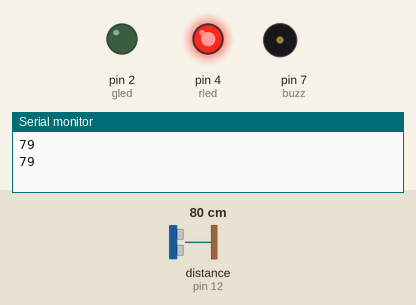
Recording of a sketch running on a simulated Arduino Uno, built with avr-gcc and run on an emulated ATmega328P. Shown: output pins drawn as LEDs (lit = HIGH), buzzer (waves = sounding), the last lines printed to the serial monitor. Wiring (inferred from the names in the program): ultrasonic range finder: trigger pin 13; echo pin 12. The inputs (shaded band) are chosen by the test bench; at power-on: distance to the obstacle (sensor on pin 12) 80 cm. The echo pulse lasts 58.3 µs per cm; pins used as bus, display or sensor lines are not drawn.

Above: at 1.2 s.
1.3 s: distance to the obstacle (sensor on pin 12) set to 89 cm
3.4 s: distance to the obstacle (sensor on pin 12) set to 96 cm
At 4.7 s:
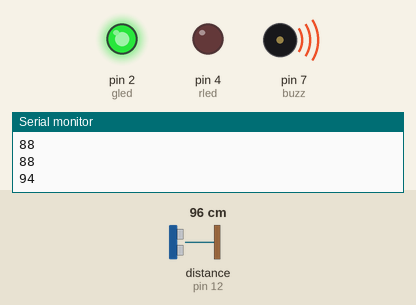
At 6.2 s:
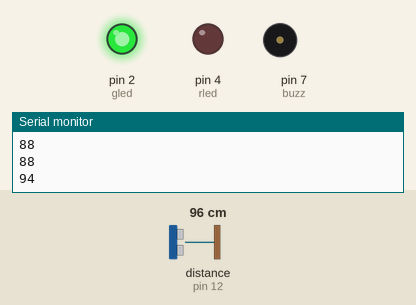
Timing chart, 0 to 14.1 s (numbered marks = the images above; inputs shaded):
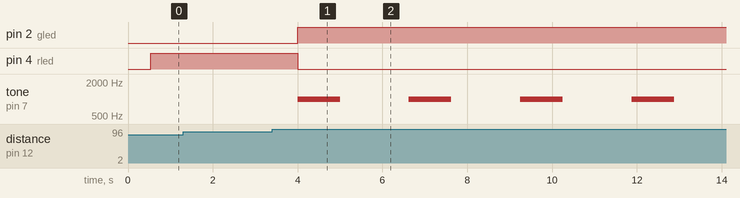

Measured:
- the behaviour switches between 91 and 92 cm on distance to the obstacle (sensor on pin 12) (found by bisection; images 0 and 1)
- after the input at 3.4 s, pin 2 (gled): LOW → HIGH after 0.60 s; pin 4 (rled): HIGH → LOW after 0.60 s; tone on pin 7 (buzz): alternates 1000 Hz for 1.0 s and silent for 1.6 s, starting after 0.60 s

The sketch:

Project_sonicboom.ino
```cpp
int gled = 2;
int rled = 4;
int buzz = 7;

const int trigPin =13;
const int echoPin =12;


// defines variables
long duration;
int distance;
int count = 0;
int total_distance = 0;


// the setup routine runs once when you press reset:
void setup() {
  // initialize the digital pin as an output.
  pinMode(rled, OUTPUT);
  pinMode(gled, OUTPUT);
  pinMode(buzz, OUTPUT);

  pinMode(trigPin, OUTPUT); // Sets the trigPin as an Output
  pinMode(echoPin, INPUT); // Sets the echoPin as an Input
  digitalWrite(trigPin, LOW);
  Serial.begin(9600); // Starts the serial communication
}

// the loop routine runs over and over again forever:
void loop() {

  sound_signal();

  // Reads the echoPin, returns the sound wave travel time in microseconds
  duration = pulseIn(echoPin,HIGH);

  // Calculating the distance
  distance = duration*0.0343/2;

  // Prints the distance on the Serial Monitor

  //Serial.print("Distance:");
  if((distance!=0))
  {
    total_distance += distance;
    count++;

    if(count>100)
    {
      distance = total_distance/count;
      Serial.println(distance);
      count = 0; total_distance =0;
      if(distance>90)
      {
        gsignal();
        buzzer();
      }
      else
      {
        rsignal();
      }
    }
  }

}

void rsignal()
{
  digitalWrite(gled, LOW);    // turn the LED off by making the voltage LOW
  digitalWrite(rled, HIGH);   // turn the LED on (HIGH is the voltage level)
}

void gsignal()
{
  digitalWrite(rled, LOW);    // turn the LED off by making the voltage LOW
  digitalWrite(gled, HIGH);   // turn the LED on (HIGH is the voltage level)
}

void buzzer()
{
  tone(buzz,1000); // Send 1KHz sound signal...
  delay(1000);        // ...for 1 sec
  noTone(buzz);     // Stop sound...
  delay(1000);        // ...for 1sec
}

void sound_signal()
{
  // Sets the trigPin on HIGH state for 10 micro seconds
  digitalWrite(trigPin, HIGH);
  delayMicroseconds(100);

  digitalWrite(trigPin, LOW);
  delayMicroseconds(100);
}
```
